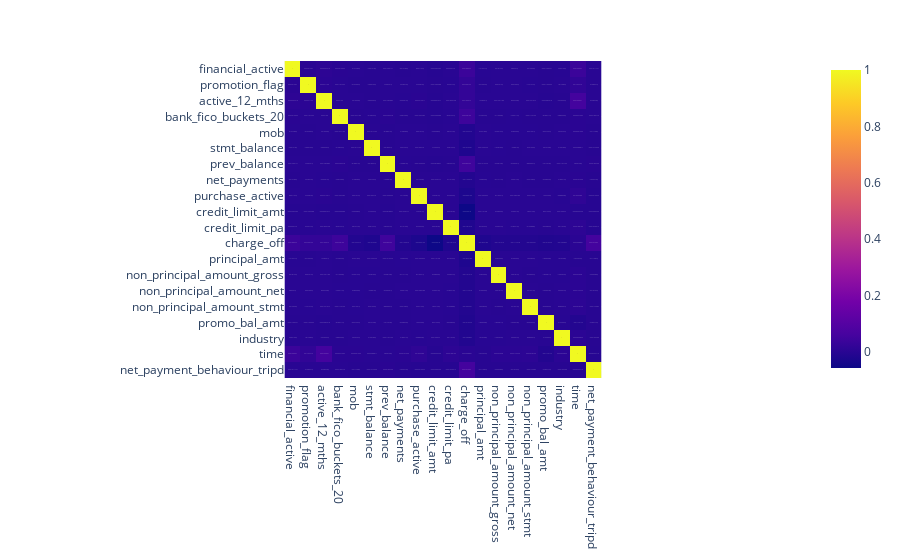

The code cell stored with this chart in its notebook:
### Code cell
training_correlation = data.corr()
fig = px.imshow(training_correlation, text_auto=True)
fig.show()
training_correlation["charge_off"]

### Figure 1 — Plotly figure (JSON) as saved in the notebook; plotly's stock layout.template omitted (floating-point values rounded to 4 significant figures; data arrays with more than 128 entries replaced by an {"elided": "..."} marker saying what was removed)
{"data": [{"coloraxis": "coloraxis", "hovertemplate": "x: %{x}<br>y: %{y}<br>color: %{z}<extra></extra>", "name": "0", "texttemplate": "%{z}", "type": "heatmap", "x": ["financial_active", "promotion_flag", "active_12_mths", "bank_fico_buckets_20", "mob", "stmt_balance", "prev_balance", "net_payments", "purchase_active", "credit_limit_amt", "credit_limit_pa", "charge_off", "principal_amt", "non_principal_amount_gross", "non_principal_amount_net", "non_principal_amount_stmt", "promo_bal_amt", "industry", "time", "net_payment_behaviour_tripd"], "xaxis": "x", "y": ["financial_active", "promotion_flag", "active_12_mths", "bank_fico_buckets_20", "mob", "stmt_balance", "prev_balance", "net_payments", "purchase_active", "credit_limit_amt", "credit_limit_pa", "charge_off", "principal_amt", "non_principal_amount_gross", "non_principal_amount_net", "non_principal_amount_stmt", "promo_bal_amt", "industry", "time", "net_payment_behaviour_tripd"], "yaxis": "y", "z": {"elided": "20x20 float values"}}], "layout": {"coloraxis": {"colorscale": [[0, "#0d0887"], [0.1111, "#46039f"], [0.2222, "#7201a8"], [0.3333, "#9c179e"], [0.4444, "#bd3786"], [0.5556, "#d8576b"], [0.6667, "#ed7953"], [0.7778, "#fb9f3a"], [0.8889, "#fdca26"], [1, "#f0f921"]]}, "margin": {"t": 60}, "xaxis": {"anchor": "y", "constrain": "domain", "domain": [0, 1], "scaleanchor": "y"}, "yaxis": {"anchor": "x", "autorange": "reversed", "constrain": "domain", "domain": [0, 1]}}}
